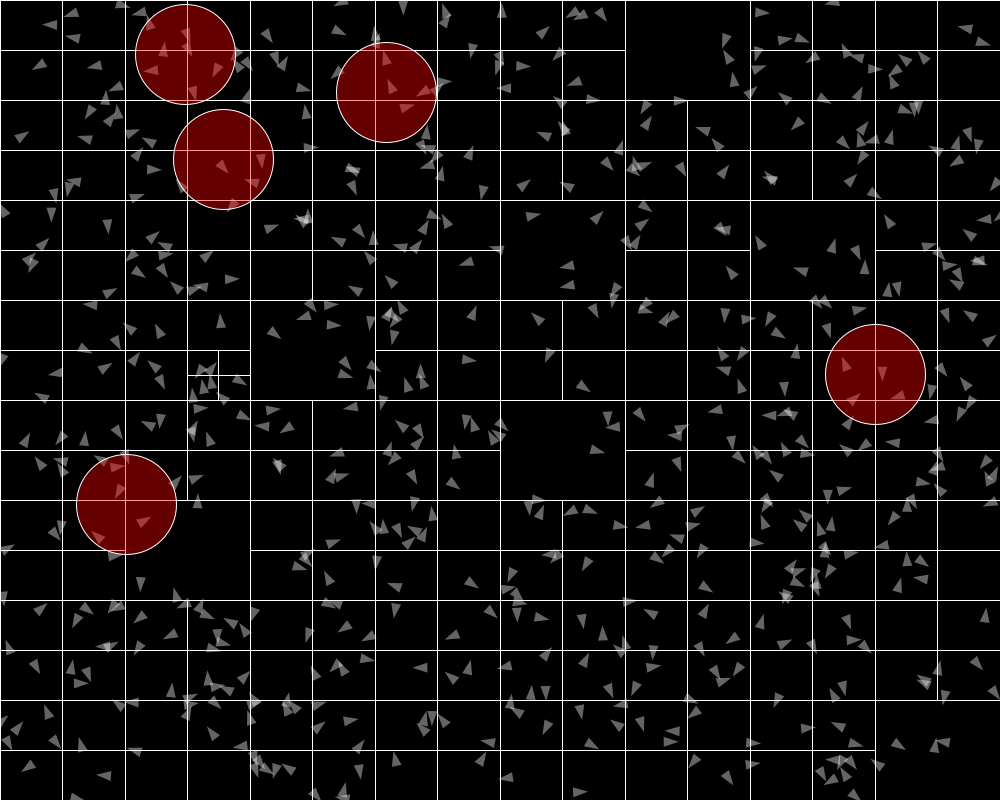
Frame 1 (no input)
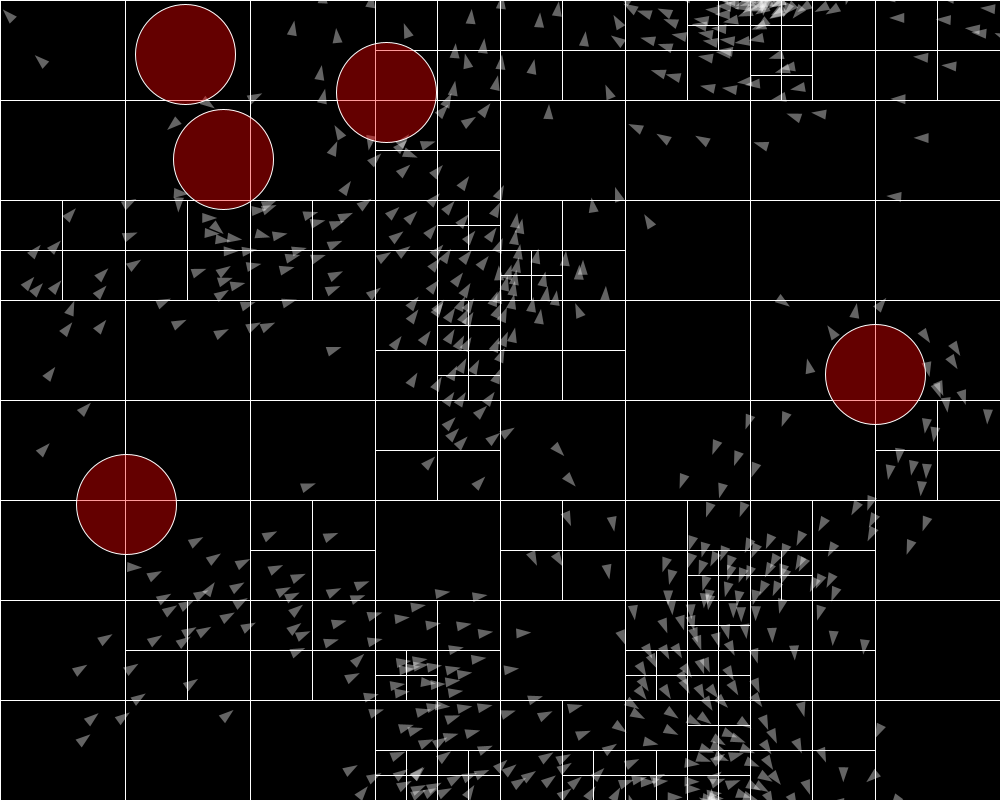
Frame 60 (the mouse pressed at the canvas centre just before this capture)
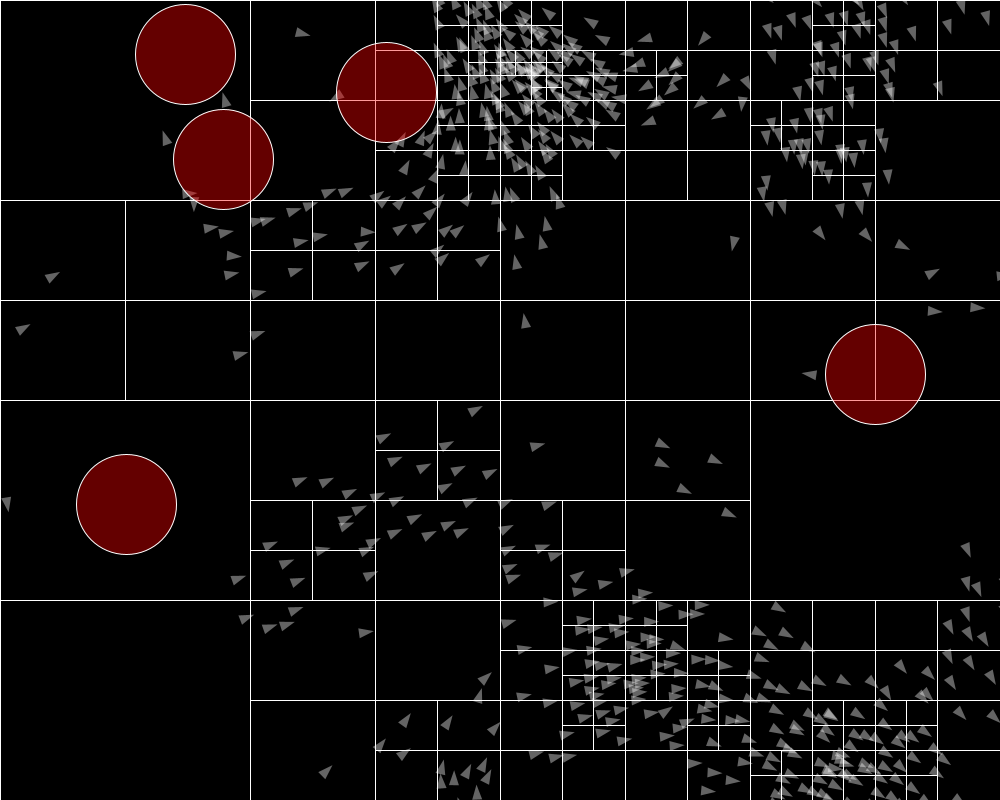
Frame 120 (the mouse held since frame 60 and released just before this capture)

The Processing sketch that drew these frames (run headless with seeded random() and noise(); from frame 60 on, the mouse is pressed at the canvas centre):

// Processing sketch: flocking
// ── flocking.pde

bird flock[];
PVector obstacle[];
quadtree qt;
void setup()
{
  //fullScreen();
  size(1000,800);
  flock=new bird[600];
  obstacle=new PVector[5];
  qt=new quadtree(width/2,height/2,width,height,5);
  for(int i=0;i<flock.length;i++)
  {
    flock[i]=new bird(random(width),random(height),100);
  }
  for(int i=0;i<obstacle.length;i++)
  {
    obstacle[i]=new PVector(random(width),random(height));
  }
}
void draw()
{
  bird snap[]=flock;
  for(int i=0;i<snap.length;i++)
  {
    qt.insert(snap[i]);
  }
  background(0);
  for(bird b:flock)
  {
    b.show();
    b.update();
    b.flock(qt.query(b.pos.x,b.pos.y,10));
    for(PVector obs:obstacle)
    {
      b.flee(obs.x,obs.y);
    }
  }
  qt.show();
    
  for(PVector obs:obstacle)
  {
    fill(255,0,0,100);
    circle(obs.x,obs.y,100);
  }
  qt.cls();
  println(frameRate);
  //frameRate(1);
}

// ── bird.pde
class bird
{
  float rad;
  PVector pos,vel,acc;
  float maxForce=random(0.3,0.2),maxSpeed=random(3,4);
  bird(float x_,float y_,float rad_)
  {
    pos=new PVector(x_,y_);
    rad=rad_;
    vel=PVector.random2D().setMag(random(2,4));
    acc=new PVector();
  }
  void show()
  {
    pushMatrix();
    translate(pos.x,pos.y);
    rotate(vel.heading()-PI/2);
    fill(255,100);
    noStroke();
    beginShape();
    vertex(0,7.5);
    vertex(5,-7.5);
    vertex(-5,-7.5);
    vertex(0,7.5);
    endShape();
    //noFill();
    //stroke(255,0,0);
    //ellipse(0,0,7.5,7.5);
    popMatrix();
   
  }
  void update()
  {
    vel.add(acc);
    pos.add(vel.limit(maxSpeed));
    acc.mult(0);
    if(pos.x>width+7.5)
    {
       pos.x=-7.5; 
    } 
    else if(pos.x<-7.5)
    {
      pos.x=width+7.5;
    } 
    else if(pos.y<-7.5)
    {
      pos.y=height+7.5;
    }
    else if(pos.y>height+7.5)
    {
      pos.y=-7.5;
    }
  }
  void applyForce(PVector force)
  {
    acc.add(force);
  }
  
  
  
  void flock(bird b[])
  {
    PVector avgPos=new PVector();
    PVector avgVel=new PVector();
    PVector sep   =new PVector();
    int n=0;
    for(bird other:b)
    {
      if(other==null){continue;}
      float d=dist(other.pos.x,other.pos.y,pos.x,pos.y);
      if(other!=this&&d<rad)
      {
        n++;
        avgPos.add(other.pos);
        avgVel.add(other.vel);
        sep.add(PVector.sub(pos,other.pos).setMag(map(d,0,rad,2*maxSpeed,0))); 
      }
    }
    if(n>0){
    avgPos.div(n);
    avgVel.div(n).setMag(maxSpeed);
    applyForce(avgVel.sub(vel).limit(maxForce));
    applyForce(avgPos.sub(pos).sub(vel).limit(maxForce));
    applyForce(sep.sub(vel).limit(maxForce));
    }
  }
  
  void flee(float x,float y)
  {
    if(dist(pos.x,pos.y,x,y)<50)
    applyForce(PVector.sub(pos,new PVector(x,y)).sub(vel).limit(10*maxForce));
  }
  
}

// ── quadtree.pde
class quadtree
{
  float x,y,w,h;
  bird points[];
  int cur=0;
  int cap=0;
  boolean divided=false;
  quadtree q1,q2,q3,q4;
  quadtree(float x_,float y_,float w_,float h_,int cap_)
  {
     x=x_;y=y_;w=w_;h=h_;cap=cap_; points=new bird[cap];
  }
  
  void insert(bird p)
  {
     if((p.pos.x>=(x-w/2))&&(p.pos.x<(x+w/2))&&(p.pos.y>=(y-h/2))&&(p.pos.y<(y+h/2))) 
     {
      if(divided)
      {
        q1.insert(p);
        q2.insert(p);
        q3.insert(p);
        q4.insert(p);
      }
      else
      {
        points[cur++]=p;
      }
      if(cur>=cap&&!divided)
      {
        subdivide();
      }
    }
  }
  void subdivide()
  {
      q1=new quadtree(x+w/4,y-h/4,w/2,h/2,cap);
      q2=new quadtree(x-w/4,y-h/4,w/2,h/2,cap);
      q3=new quadtree(x-w/4,y+h/4,w/2,h/2,cap);
      q4=new quadtree(x+w/4,y+h/4,w/2,h/2,cap);
      divided=true;
  }
  void show()
  {
    rectMode(CENTER);
    noFill();
    stroke(255);
    rect(x,y,w,h);
    
    if(divided)
    {
      q1.show();
      q2.show();
      q3.show();
      q4.show();
    }
  }
  bird[] query(float x1,float y1, float rad)
  {
    bird p[]=new bird [1];
    float cx=((x1>x-w/2)?(x1>x+w/2?x+w/2:x1):x-w/2);
    float cy=((y1>y-h/2)?(y1>y+h/2?y+h/2:y1):y-h/2);
    if(dist(cx,cy,x1,y1)<rad)
    {
      p=points;
    }
    else
    {
      return new bird[0];
    }
    if(divided){
        p=con(p,q1.query(x1,y1,rad));
        p=con(p,q2.query(x1,y1,rad));
        p=con(p,q3.query(x1,y1,rad));
        p=con(p,q4.query(x1,y1,rad));
        
    }
    return p;
   
  }
  bird [] con(bird p[],bird q[])
  {
    bird both[]=new bird [p.length+q.length];
    for(int i=0;i<both.length;i++)
    {
      both[i]=i<p.length?p[i]:q[i-p.length];
    }
    return both;
  }
  void cls()
  {
    points=new bird[cap];
    cur=0;
    divided=false;
    if(divided){
    q1.cls();q2.cls();q3.cls();q4.cls();}
    
  }
}
